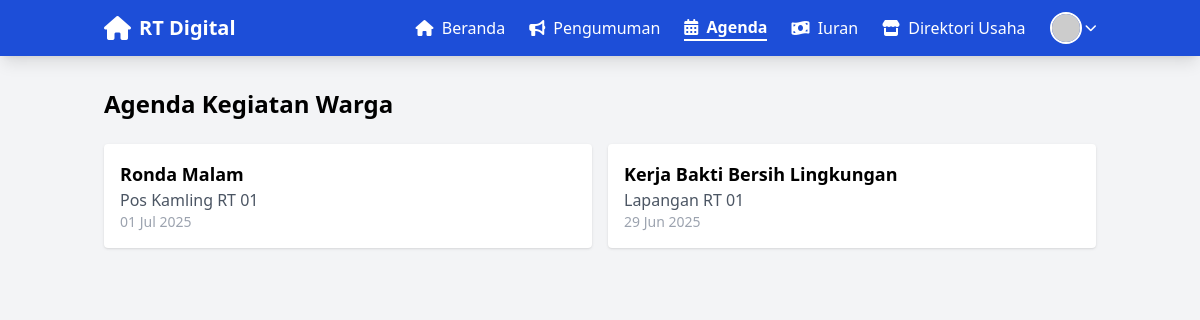
Page /events.php (signed in) on the committed database.
### tables this page shows
CREATE TABLE `agenda` (
  `id` int(11) NOT NULL,
  `event` varchar(255) NOT NULL,
  `date` date NOT NULL,
  `location` varchar(255) NOT NULL
);

### events.php (the view, shortened to what this page needs)
<?php
include 'includes/config.php';
include 'includes/navbar.php';
$agenda = mysqli_query($conn, "SELECT * FROM agenda ORDER BY date DESC");
?>
<!DOCTYPE html>
<html>
<head>
    <script src="https://cdn.tailwindcss.com"></script>
</head>
<body class="bg-gray-100">
<main class="container mx-auto p-4 mt-4">
    <h1 class="text-2xl font-bold mb-6">Agenda Kegiatan Warga</h1>
    <div class="grid grid-cols-1 md:grid-cols-2 gap-4">
        <?php while($row = mysqli_fetch_assoc($agenda)): ?>
        <div class="bg-white p-4 rounded shadow">
            <h3 class="text-lg font-semibold"><?= htmlspecialchars($row['event']) ?></h3>
            <p class="text-gray-600"><?= htmlspecialchars($row['location']) ?></p>
            <p class="text-sm text-gray-400"><?= date('d M Y', strtotime($row['date'])) ?></p>
        </div>
        <?php endwhile; ?>
    </div>
</main>
</body>
</html>

### rows in the picture
agenda: event "Ronda Malam", location "Pos Kamling RT 01", date "01 Jul 2025"
agenda: event "Kerja Bakti Bersih Lingkungan", location "Lapangan RT 01", date "29 Jun 2025"
